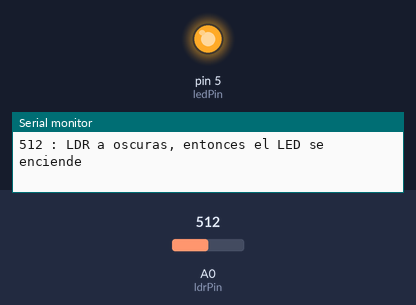
A sketch run on a simulated Arduino Uno, built with avr-gcc and run on an emulated ATmega328P. Shown: output pins drawn as LEDs (lit = HIGH), the last lines printed to the serial monitor. The test bench sets the inputs (shaded band); at power-on: A0 (ldrPin) = 512.

Above: at 1.8 s.
1.9 s: A0 (ldrPin) set to 888
3.4 s: A0 (ldrPin) set to 911
At 4.5 s:
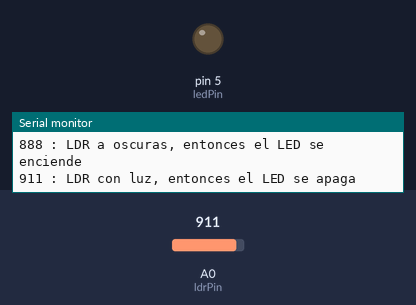
5.5 s: A0 (ldrPin) set to 900
At 7.2 s:
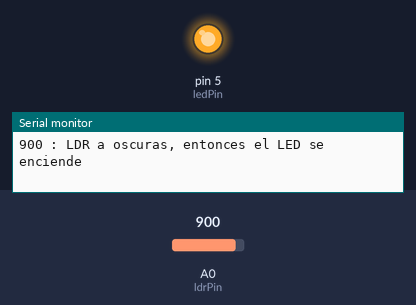
7.5 s: A0 (ldrPin) set to 1023
At 8.8 s:
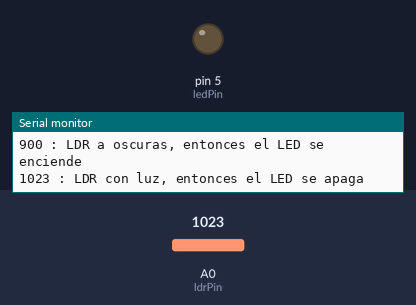
Timing chart, 0 to 10.5 s (numbered marks = the images above; inputs shaded):
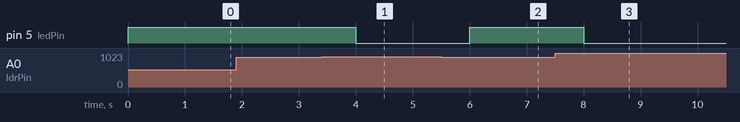

Measured:
- the behaviour switches between 900 and 901 on A0 (ldrPin) (found by bisection; images 0 and 1)
- after the input at 3.4 s, pin 5 (ledPin): HIGH → LOW after 0.60 s
- after the input at 5.5 s, pin 5 (ledPin): LOW → HIGH after 0.50 s
- after the input at 7.5 s, pin 5 (ledPin): HIGH → LOW after 0.51 s

The sketch:

LDR_LED.ino
```cpp
/* Taller IoT PUCP Verano 2019
*   CLASE 2: SENSORES
*    ACTIVIDAD: LDR + LED + NODEMCU V3
*/

//Definiendo variables constantes
const int ledPin = 5; //Se define el pin a utilizar del nodeMCU, en este caso será el pin D1 (GPIO 5)
const int ldrPin = A0; //Se define la entrada analógica del nodeMCU que va conectado al LDR

void setup() {

Serial.begin(9600); //Se inicializa la comunicación serial

pinMode(ledPin, OUTPUT); //Se define el pin D1 como salida
pinMode(ldrPin, INPUT); //Se define el pin A0 como entrada

}

void loop() {

int ldrStatus = analogRead(ldrPin); //Valor analógico entre 0 a 1023

  if (ldrStatus <= 900) {
  digitalWrite(ledPin, HIGH); //Si el valor de la variable ldrStatus es menor o igual a 900, entonces el LED se prende
  Serial.print(ldrStatus); //Se imprime el valor del voltaje
  Serial.println(" : LDR a oscuras, entonces el LED se enciende");
  delay(1000);
  }

  else {
  digitalWrite(ledPin, LOW); //Si el valor de la variable ldrStatus es mayor a 900, entonces el LED se apaga
  Serial.print(ldrStatus);
  Serial.println(" : LDR con luz, entonces el LED se apaga");
  delay(1000);
  }

}
```
